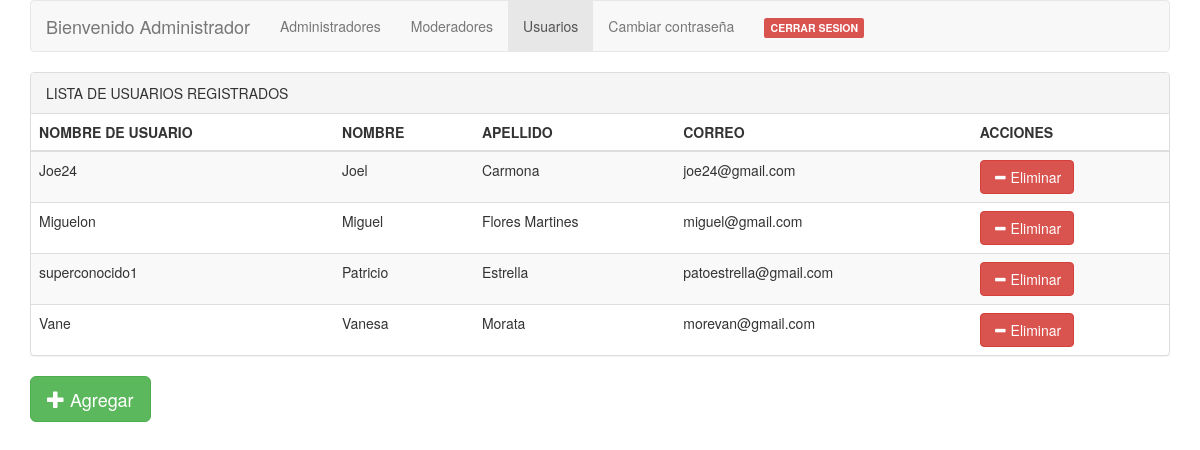
The app's page /usuarios.php with its own data.
### tables this page shows
CREATE TABLE `usuarios` (
  `nombre` varchar(30) NOT NULL,
  `password` varchar(30) NOT NULL,
  `tipo` varchar(30) NOT NULL
);

CREATE TABLE `datosusuario` (
  `id` int(30) NOT NULL,
  `idusuario` varchar(30) NOT NULL,
  `nombre` varchar(30) NOT NULL,
  `apellido` varchar(30) NOT NULL,
  `correo` varchar(30) NOT NULL
);

### usuarios.php (the view, shortened to what this page needs)
<!DOCTYPE html>
<html lang="en">
<head>
	<link href="css/bootstrap.min.css" rel="stylesheet">
</head>
<body>
   <div class="container">
	<nav class="navbar navbar-default">
		<div class="container-fluid">
			<div class="navbar-header">
				<a href="frmadmin.php" class="navbar-brand">Bienvenido Administrador
				</a>
			</div>
			<div class="collapse navbar-collapse" id="miMenu">
				<ul class="nav navbar-nav">
					<li><a href="administradores.php">Administradores</a></li>
					<li><a href="moderadores.php">Moderadores</a></li>
					<li class="active"><a href="usuarios.php">Usuarios</a></li>
					<li><a onclick="cambiar();" href="#">Cambiar contraseña</a></li>
					<li><a href="php/cerrarsesion.php"><span class="label label-danger">CERRAR SESION </span></a></li>
				</ul>
			</div>
		</div>
	</nav>
</div>
<div class="container">
<div class="panel panel-default">
    <div class="panel-heading">LISTA DE USUARIOS REGISTRADOS</div>
	<div class="table-responsive">
		<table class="table table-striped table-hover">
			<thead>
				<tr>
					<th>NOMBRE DE USUARIO</th>
					<th>NOMBRE</th>
					<th>APELLIDO</th>
					<th>CORREO</th>
					<th>ACCIONES</th>
				</tr>
			</thead>
			<tbody>
				<?php
				     require('php/conexion.php');
				     $result=mysqli_query($conexion,'SELECT nombre FROM usuarios where tipo="usuario"');
				     while ($usuarios=mysqli_fetch_array($result)){
						 $id=$usuarios['nombre'];
					 $result2=mysqli_query($conexion,"SELECT * FROM datosusuario where idusuario='$id'");
					 $dato=mysqli_fetch_array($result2);
					 echo "<tr><td id='id:$id' class='cam_editable'>".$usuarios['nombre']."</td>";
				   echo "<td id='nombre:$id' class='cam_editable' contenteditable='true'>".$dato['nombre']."</td>";
					 echo "<td id='apellido:$id' class='cam_editable' contenteditable='true'>".$dato['apellido']."</td>";
					 echo "<td id='correo:$id' class='cam_editable' contenteditable='true'>".$dato['correo']."</td>";
				     echo"<td id='$id' button='true'><button type='button' class='btn btn-danger'><span class='glyphicon glyphicon-minus'></span> Eliminar</button></td>";
					 echo"</tr>";
					 }
				?>
			</tbody>
		</table>
	</div>
	</div>
	<button type="button" onclick="ventananuevo();" class="btn btn-success btn-lg" >
          <span class="glyphicon glyphicon-plus" aria-hidden="true"></span> Agregar
    </button>
	</div>
</body>

### records on screen
usuarios: nombre "Joe24", datosusuario.nombre "Joel", datosusuario.apellido "Carmona", datosusuario.correo "joe24@gmail.com"
usuarios: nombre "Miguelon", datosusuario.nombre "Miguel", datosusuario.apellido "Flores Martines", datosusuario.correo "miguel@gmail.com"
usuarios: nombre "superconocido1", datosusuario.nombre "Patricio", datosusuario.apellido "Estrella", datosusuario.correo "patoestrella@gmail.com"
usuarios: nombre "Vane", datosusuario.nombre "Vanesa", datosusuario.apellido "Morata", datosusuario.correo "morevan@gmail.com"
